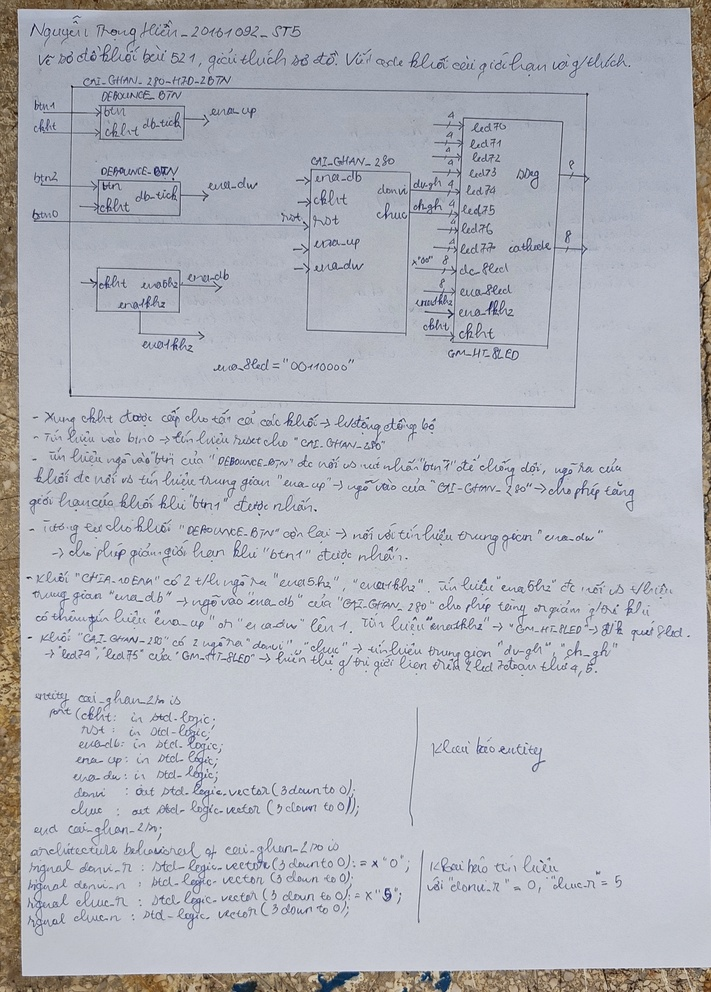
#> input picture BTAP_CHUONG1/anh.jpg, 711 x 992 px, shrunk from 2250 x 3137 before the run, found by its file name
$ python XLA.py
#> lines starting #> are read from the running program, lines starting #| are printed output that depends on the picture
# KHAI BÁO CÁC THƯ VIỆN CẦN SỬ DỤNG
import os
import cv2
import matplotlib.pyplot as plt
from skimage import color,data
from skimage.filters import threshold_local
from skimage.filters import threshold_otsu
from PIL import Image as im
import numpy as np
from skimage.filters import try_all_threshold

def show_image(image, title='Image', cmap_type='gray'):
    plt.imshow(image, cmap=cmap_type)
    plt.title(title)
    plt.axis('off')
    plt.show()

path2=r'C:\Users\NguyenHien\TTXLA\BTAP_CHUONG1\anh.jpg'
image2=plt.imread(path2)
#> image2 is the input picture: shape (992, 711, 3); mean R, G, B 177, 179.3, 187.4
# Chuyển ảnh màu sang ảnh xám bằng hàm rgb2gray
anhxam = color.rgb2gray(image2)
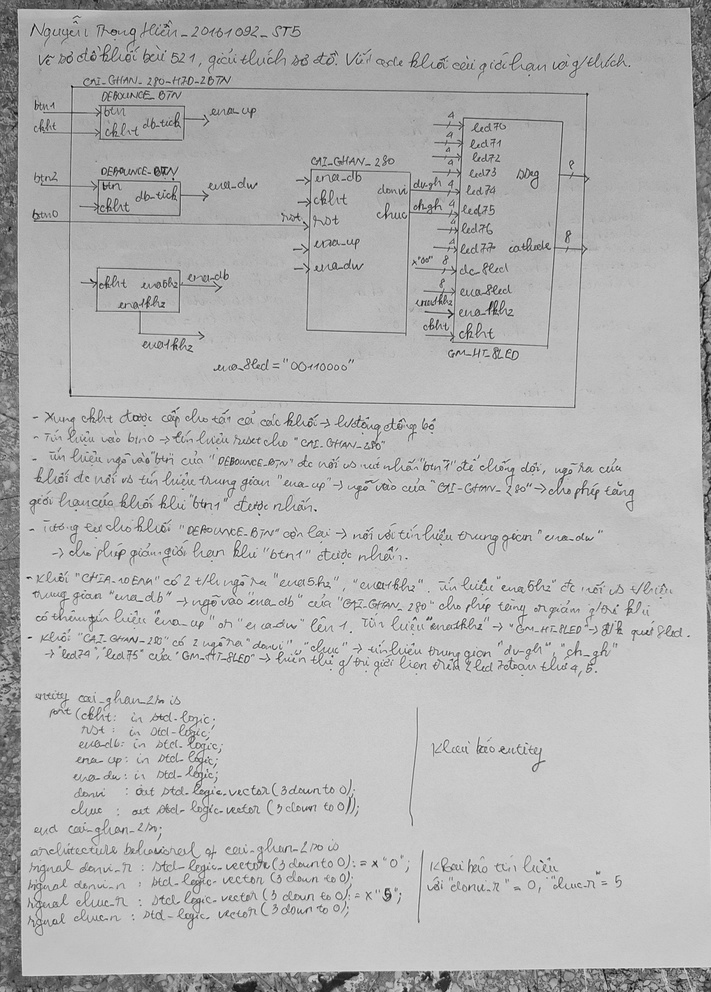
#> anhxam: shape (992, 711) float64; min 0.00339, max 0.987, mean 0.703
# Sử dụng hàm phân ngưỡng
fig, ax = try_all_threshold(anhxam, verbose=False)
# Hiển thị kết quả.
plt.show()
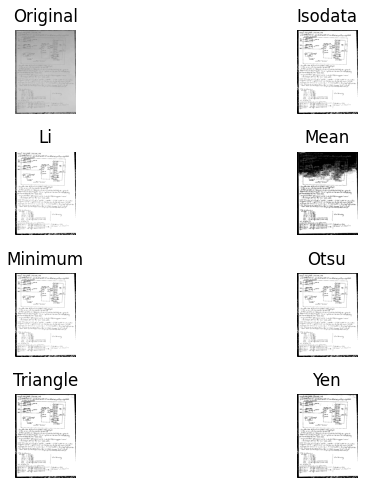
#> figure drawn by matplotlib, 8 panels
